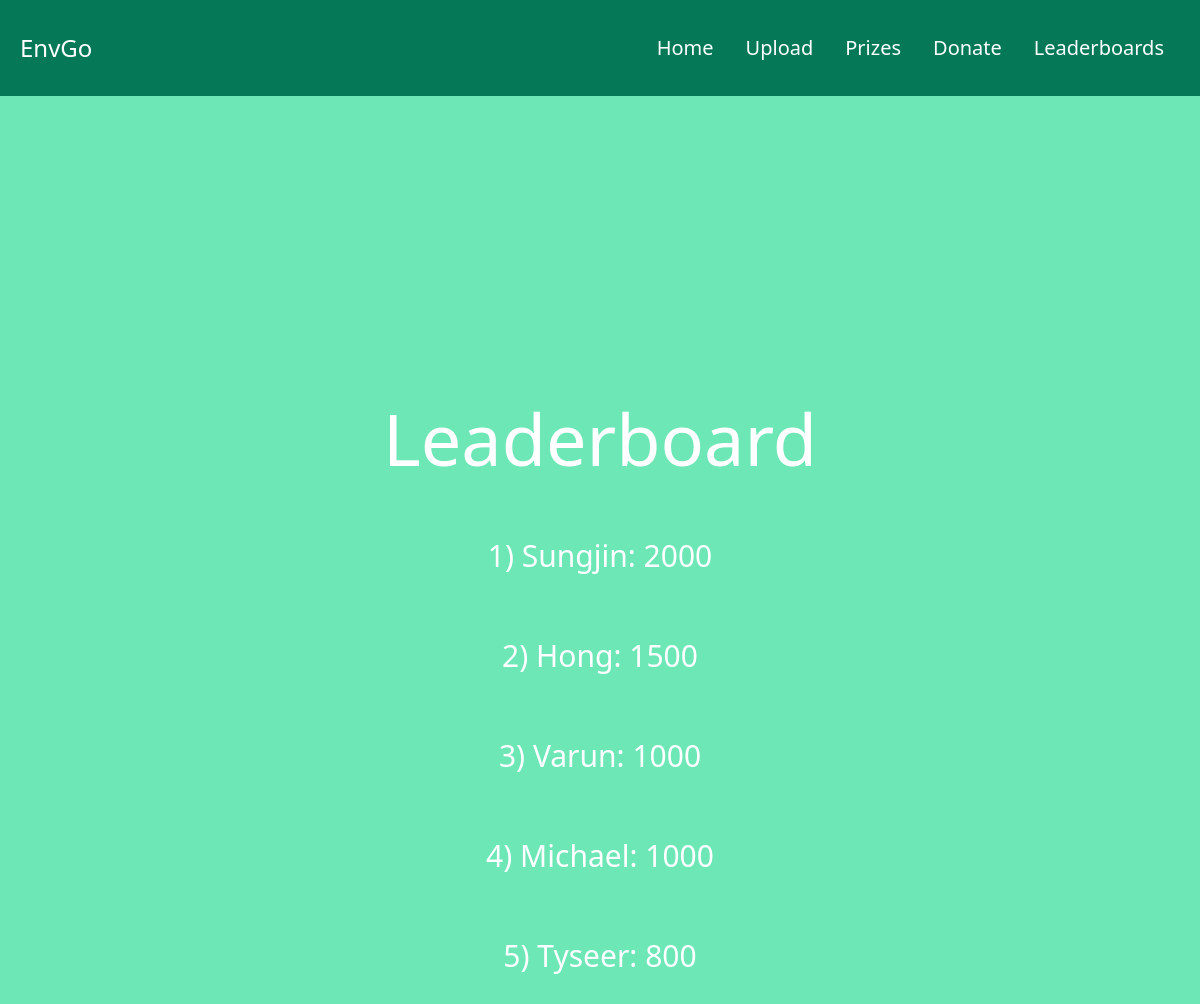
Page /leaderboard (signed in) on the committed database.
### tables this page shows
CREATE TABLE leaderBoard(
   user_id INTEGER PRIMARY KEY,
   score INTEGER
);

### app/main.py (the view)
@app.route("/leaderboard")
@login_required
def leaderboard():
    conn = sqlite3.connect('mydatabase.db')
    cursor = conn.cursor()
    sql1 = "SELECT username FROM userInfo WHERE user_id in (SELECT user_id FROM leaderBoard)"
    cursor.execute(sql1)
    usernames = cursor.fetchall()
    print(usernames)
    cursor.execute("SELECT score FROM leaderBoard")
    scores = cursor.fetchall()
    print(scores)
    counts = range(1, 6)
    data = sorted([[scores[i][0], usernames[i][0].title()] for i in range(5)], key=lambda x: x[0], reverse=True)
    data = [[data[i][0], counts[i], data[i][1]] for i in range(5)]
    return render_template('leaderboards.html', data=data)

### app/main.py (called while the page is built)
def login_required(f):
    @wraps(f)
    def decorated_function(*args, **kwargs):
        if session.get("username") is None:
            return redirect("/login/good")
        return f(*args, **kwargs)
    return decorated_function

### app/templates/leaderboards.html (shortened to what this page needs)
<html>
  <head>
    <script src="https://cdn.tailwindcss.com"></script>
  </head>
  <body>
    <nav
      class="p-5 bg-emerald-700 shadow md:flex md:items-center md:justify-between py-8"
    >
      <div>
        <span class="text-2xl text-white font-body">EnvGo</span>
      </div>
      <ul class="md:flex md:items-center">
        <li class="mx-4 my-6 md:my-0">
          <a href="/" class="text-xl hover:text-black duration-500 text-white">
            Home
          </a>
        </li>
        <li class="mx-4 my-6 md:my-0">
          <a
            href="/upload"
            class="text-xl hover:text-black duration-500 text-white"
          >
            Upload
          </a>
        </li>
        <li class="mx-4 my-6 md:my-0">
          <a
            href="/challenges/null"
            class="text-xl hover:text-black duration-500 text-white"
          >
            Prizes
          </a>
        </li>
        <li class="mx-4 my-6 md:my-0">
          <a
            href="/donate"
            class="text-xl hover:text-black duration-500 text-white"
          >
            Donate
          </a>
        </li>
        <li class="mx-4 my-6 md:my-0">
          <a
            href="/leaderboard"
            class="text-xl hover:text-black duration-500 text-white"
          >
            Leaderboards
          </a>
        </li>
      </ul>
    </nav>
    <div class="grid place-items-center h-screen bg-emerald-300">
      <div class="text-center">
        <h2 class="text-7xl py-8 text-white text-center">Leaderboard</h2>
        <div class="recommendation_list">
          {% for row in data|batch(2) %} {% for column in row %}
          <h3 class="text-3xl py-8 text-white text-center">
            {{column[1]}}) {{column[2]}}: {{column[0]}}
          </h3>
          {% endfor %} {% endfor %}
        </div>
      </div>
    </div>
  </body>
</html>

### rows in the picture
leaderBoard: user_id "1", column "Sungjin", score "2000"
leaderBoard: user_id "2", column "Hong", score "1500"
leaderBoard: user_id "3", column "Varun", score "1000"
leaderBoard: column "4", column "Michael", score "1000"
leaderBoard: column "5", column "Tyseer", score "800"
